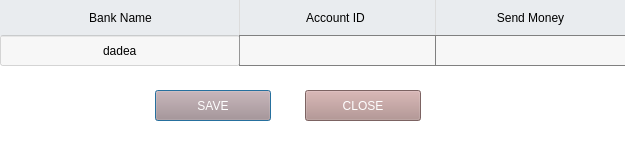
<?xml version="1.0" encoding="UTF-8"?>
<ui version="4.0">
 <class>Dialog</class>
 <widget class="QDialog" name="Dialog">
  <property name="geometry">
   <rect>
    <x>0</x>
    <y>0</y>
    <width>625</width>
    <height>158</height>
   </rect>
  </property>
  <property name="windowTitle">
   <string>Dialog</string>
  </property>
  <property name="styleSheet">
   <string notr="true">background-color: white;</string>
  </property>
  <widget class="QLabel" name="bank_name_header">
   <property name="geometry">
    <rect>
     <x>0</x>
     <y>0</y>
     <width>241</width>
     <height>36</height>
    </rect>
   </property>
   <property name="styleSheet">
    <string notr="true">background-color: #e9ecef</string>
   </property>
   <property name="text">
    <string>Bank Name</string>
   </property>
   <property name="alignment">
    <set>Qt::AlignCenter</set>
   </property>
  </widget>
  <widget class="QLabel" name="account_id_header">
   <property name="geometry">
    <rect>
     <x>235</x>
     <y>0</y>
     <width>201</width>
     <height>36</height>
    </rect>
   </property>
   <property name="styleSheet">
    <string notr="true">background-color: #e9ecef</string>
   </property>
   <property name="text">
    <string>Account ID</string>
   </property>
   <property name="alignment">
    <set>Qt::AlignCenter</set>
   </property>
  </widget>
  <widget class="QLabel" name="send_money_header">
   <property name="geometry">
    <rect>
     <x>435</x>
     <y>0</y>
     <width>191</width>
     <height>36</height>
    </rect>
   </property>
   <property name="styleSheet">
    <string notr="true">background-color: #e9ecef</string>
   </property>
   <property name="text">
    <string>Send Money</string>
   </property>
   <property name="alignment">
    <set>Qt::AlignCenter</set>
   </property>
  </widget>
  <widget class="QPushButton" name="save_btn">
   <property name="geometry">
    <rect>
     <x>155</x>
     <y>90</y>
     <width>116</width>
     <height>31</height>
    </rect>
   </property>
   <property name="sizePolicy">
    <sizepolicy hsizetype="Expanding" vsizetype="Expanding">
     <horstretch>0</horstretch>
     <verstretch>0</verstretch>
    </sizepolicy>
   </property>
   <property name="styleSheet">
    <string notr="true">background-color: rgb(174, 139, 137);
color: rgb(255, 255, 255);
font: 75 14pt &quot;MS Shell Dlg 2&quot;;</string>
   </property>
   <property name="text">
    <string>SAVE</string>
   </property>
  </widget>
  <widget class="QPushButton" name="close_btn">
   <property name="geometry">
    <rect>
     <x>305</x>
     <y>90</y>
     <width>116</width>
     <height>31</height>
    </rect>
   </property>
   <property name="sizePolicy">
    <sizepolicy hsizetype="Expanding" vsizetype="Expanding">
     <horstretch>0</horstretch>
     <verstretch>0</verstretch>
    </sizepolicy>
   </property>
   <property name="styleSheet">
    <string notr="true">background-color: rgb(174, 139, 137);
color: rgb(255, 255, 255);
font: 75 14pt &quot;MS Shell Dlg 2&quot;;</string>
   </property>
   <property name="text">
    <string>CLOSE</string>
   </property>
  </widget>
  <widget class="QLineEdit" name="bank_name_input">
   <property name="geometry">
    <rect>
     <x>0</x>
     <y>35</y>
     <width>240</width>
     <height>31</height>
    </rect>
   </property>
   <property name="styleSheet">
    <string notr="true">background-color: rgb(239, 239, 239, 130);
font: 13pt &quot;Lucida Bright&quot;;</string>
   </property>
   <property name="text">
    <string>dadea</string>
   </property>
   <property name="alignment">
    <set>Qt::AlignCenter</set>
   </property>
  </widget>
  <widget class="QLineEdit" name="account_id_input">
   <property name="geometry">
    <rect>
     <x>239</x>
     <y>35</y>
     <width>197</width>
     <height>31</height>
    </rect>
   </property>
   <property name="styleSheet">
    <string notr="true">background-color: rgb(239, 239, 239, 130);
border: 1px solid gray;
font: 13pt &quot;Lucida Bright&quot;;</string>
   </property>
   <property name="alignment">
    <set>Qt::AlignCenter</set>
   </property>
  </widget>
  <widget class="QLabel" name="line1">
   <property name="geometry">
    <rect>
     <x>239</x>
     <y>0</y>
     <width>1</width>
     <height>35</height>
    </rect>
   </property>
   <property name="styleSheet">
    <string notr="true">background-color: rgb(220, 220, 220);</string>
   </property>
   <property name="text">
    <string/>
   </property>
  </widget>
  <widget class="QLabel" name="line1_2">
   <property name="geometry">
    <rect>
     <x>435</x>
     <y>0</y>
     <width>1</width>
     <height>35</height>
    </rect>
   </property>
   <property name="styleSheet">
    <string notr="true">background-color: rgb(220, 220, 220);</string>
   </property>
   <property name="text">
    <string/>
   </property>
  </widget>
  <widget class="QLabel" name="label">
   <property name="geometry">
    <rect>
     <x>435</x>
     <y>35</y>
     <width>191</width>
     <height>31</height>
    </rect>
   </property>
   <property name="styleSheet">
    <string notr="true">background-color: rgb(239, 239, 239, 130);
border: 1px solid gray;
</string>
   </property>
   <property name="text">
    <string/>
   </property>
  </widget>
  <zorder>bank_name_header</zorder>
  <zorder>save_btn</zorder>
  <zorder>close_btn</zorder>
  <zorder>send_money_header</zorder>
  <zorder>account_id_header</zorder>
  <zorder>account_id_input</zorder>
  <zorder>bank_name_input</zorder>
  <zorder>line1</zorder>
  <zorder>line1_2</zorder>
  <zorder>label</zorder>
 </widget>
 <resources/>
 <connections/>
</ui>
